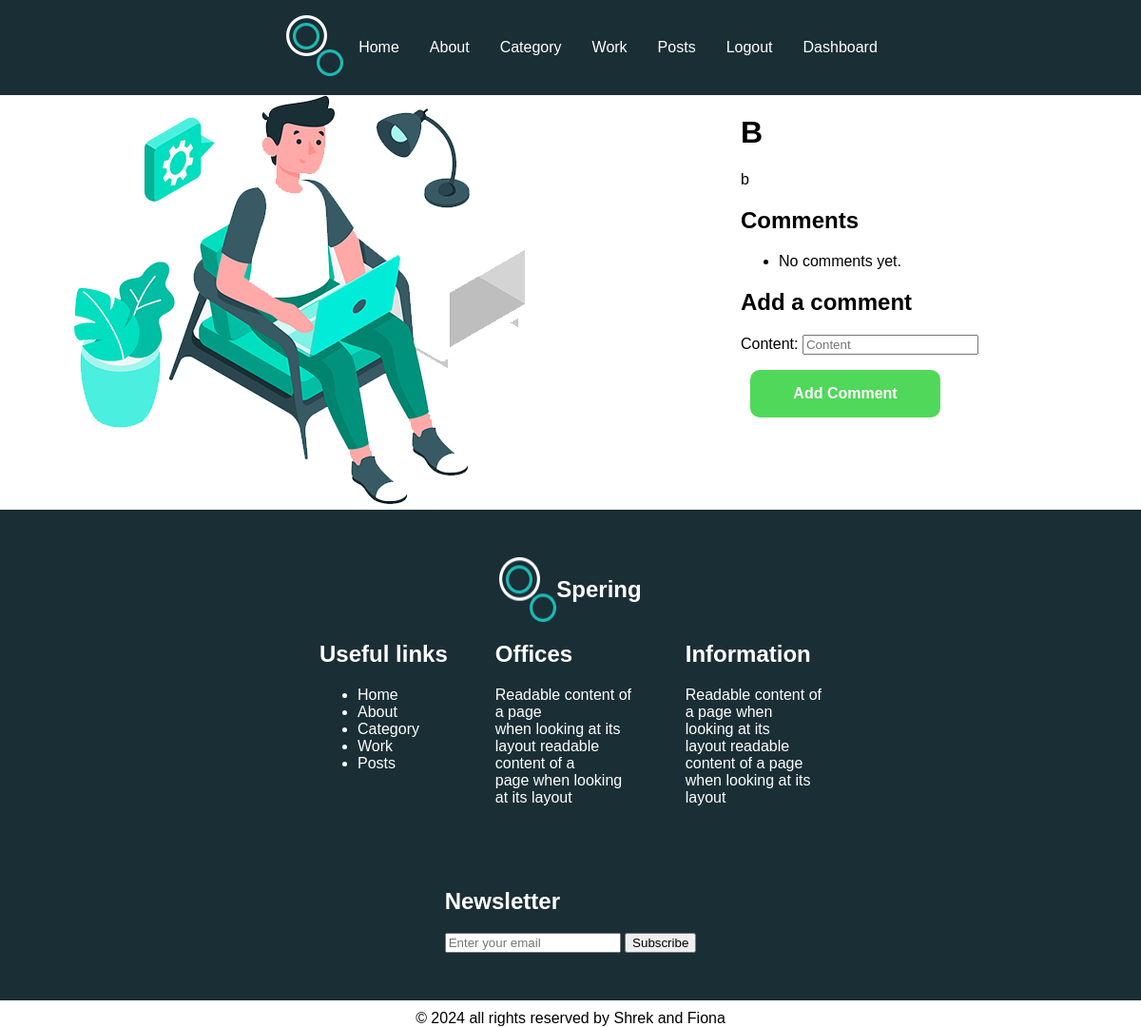
The page /post/13/ (signed in) on the database as committed earlier.
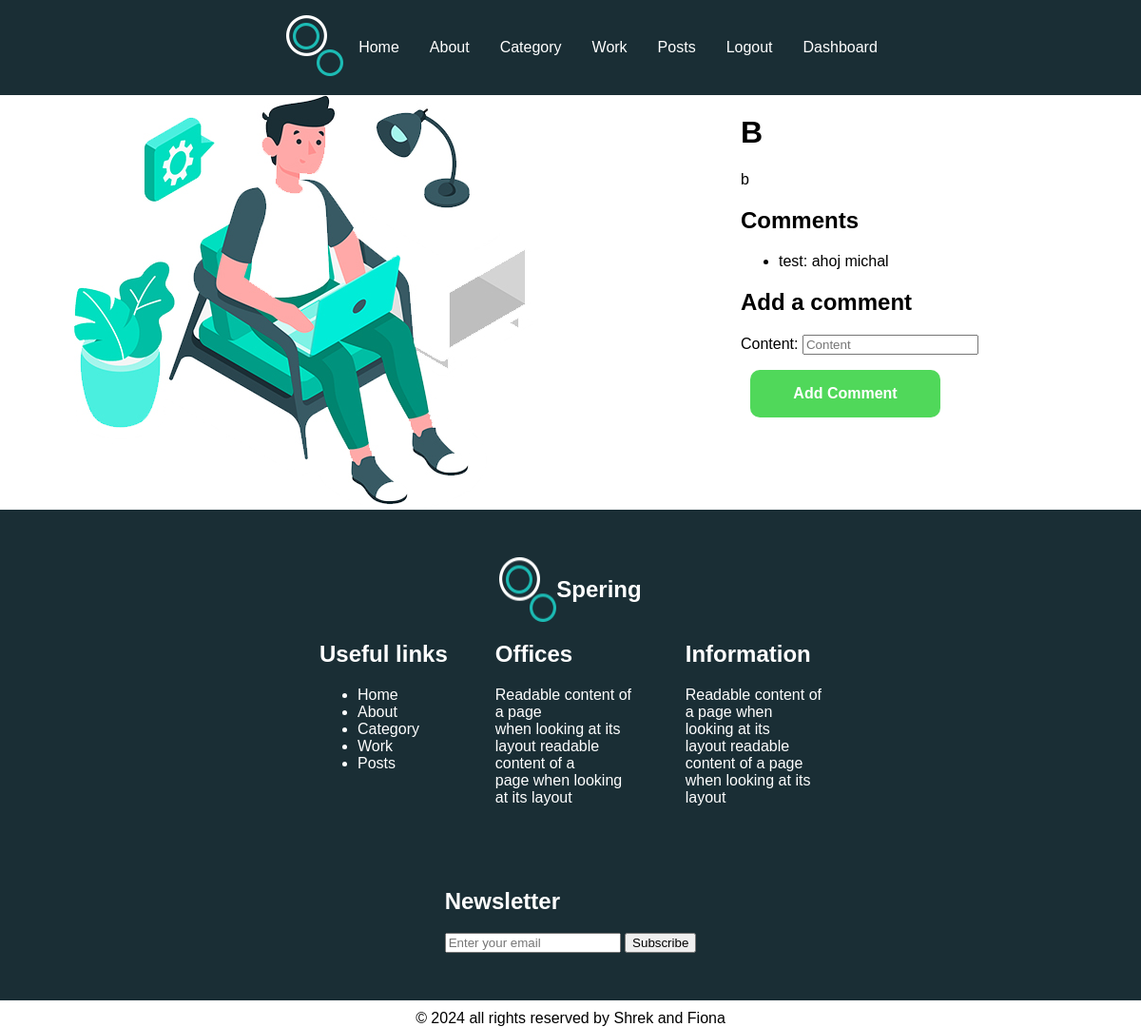
The same page on the database as committed later.
### myApp/models.py (models this page shows, shortened)
class Comment(models.Model):
    post = models.ForeignKey(Post, related_name='comments', on_delete=models.CASCADE)
    content = models.TextField(null=False)
    author_name = models.ForeignKey(User, on_delete=models.CASCADE)
    created_at = models.DateTimeField(auto_now=True)

### myApp/views.py (the view)
# urls.py: path('post/<int:post_id>/', views.post_detail, name='post_detail'),
@login_required
def post_detail(request, post_id):
    post = get_object_or_404(Post, id=post_id)
    comments = Comment.objects.filter(post=post)
    if request.method == 'POST':
        form = CommentForm(request.POST)
        if form.is_valid():
            comment = form.save(commit=False)
            comment.post = post
            comment.author_name = request.user
            comment.save()
            return redirect('post_detail', post_id=post.id)
    else:
        form = CommentForm()
    return render(request, 'myApp/post_detail.html', {'post': post, 'form': form, 'comments': comments})

### myApp/forms.py
class CommentForm(forms.ModelForm):
    class Meta:
        model = Comment
        fields = ['content']
        widgets = {
            'content': forms.TextInput(attrs={'class': 'form-control',
                                              'style': 'max-width: 500px;',
                                              'placeholder': 'Content'}),
        }

### myApp/context_processors.py (called while the page is built)
def genres_processor(request):
    return {'genres': Genre.objects.all()}

### myApp/templates/myApp/post_detail.html (shortened to what this page needs)
{% load static %}
<!DOCTYPE html>
<html lang="en">
<head>
    <link rel="stylesheet" href="{% static 'style.css' %}">
</head>
<body>
<div class="grid-layout container">
    {% include 'myApp/header.html' %}
    <div class="sidebar">
        <img src="{% static 'images/experience-img.jpg' %}" class="image indexImage" alt="">
    </div>
    <div class="main">
        <div class="mainText">
            <h1>{{ post.title }}</h1>
            <p>{{ post.content }}</p>
            <h2>Comments</h2>
            <ul>
                {% for comment in comments %}
                    <li>{{ comment.author_name }}: {{ comment.content }}</li>
                {% empty %}
                    <li>No comments yet.</li>
                {% endfor %}
            </ul>
            <h2>Add a comment</h2>
            <form method="post">
                {{ form.as_p }}
                <button type="submit" class="btn1">Add Comment</button>
            </form>
        </div>
    </div>
    {% include 'myApp/footer.html' %}
</div>
</body>
</html>

Rows that differ between the two databases and show on the page:
added Comment: author_name "test", content "ahoj michal"
Other text that changed with them:
text no longer shown: "No comments yet."
